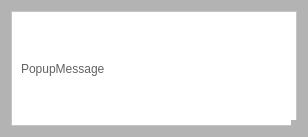
<?xml version="1.0" encoding="UTF-8"?>
<ui version="4.0">
 <class>PopupWidget</class>
 <widget class="QDialog" name="PopupWidget">
  <property name="windowModality">
   <enum>Qt::ApplicationModal</enum>
  </property>
  <property name="geometry">
   <rect>
    <x>0</x>
    <y>0</y>
    <width>308</width>
    <height>137</height>
   </rect>
  </property>
  <property name="sizePolicy">
   <sizepolicy hsizetype="Fixed" vsizetype="Expanding">
    <horstretch>0</horstretch>
    <verstretch>0</verstretch>
   </sizepolicy>
  </property>
  <property name="styleSheet">
   <string notr="true">border-color: rgb(134, 134, 134);
background-color: rgb(179, 179, 179);</string>
  </property>
  <property name="sizeGripEnabled">
   <bool>true</bool>
  </property>
  <property name="modal">
   <bool>true</bool>
  </property>
  <layout class="QGridLayout" name="gridLayout">
   <item row="0" column="0" colspan="2">
    <widget class="QFrame" name="frame">
     <property name="styleSheet">
      <string notr="true">background-color: rgb(255, 255, 255);</string>
     </property>
     <property name="frameShape">
      <enum>QFrame::StyledPanel</enum>
     </property>
     <property name="frameShadow">
      <enum>QFrame::Plain</enum>
     </property>
     <layout class="QGridLayout" name="gridLayout_2">
      <item row="2" column="2">
       <spacer name="verticalSpacer">
        <property name="orientation">
         <enum>Qt::Vertical</enum>
        </property>
        <property name="sizeHint" stdset="0">
         <size>
          <width>20</width>
          <height>40</height>
         </size>
        </property>
       </spacer>
      </item>
      <item row="1" column="2">
       <widget class="QPushButton" name="pushButton">
        <property name="sizePolicy">
         <sizepolicy hsizetype="Fixed" vsizetype="Fixed">
          <horstretch>0</horstretch>
          <verstretch>0</verstretch>
         </sizepolicy>
        </property>
        <property name="styleSheet">
         <string notr="true"/>
        </property>
        <property name="text">
         <string/>
        </property>
        <property name="icon">
         <iconset resource="dockwidgets.qrc">
          <normaloff>:/images/close.png</normaloff>:/images/close.png</iconset>
        </property>
        <property name="flat">
         <bool>true</bool>
        </property>
       </widget>
      </item>
      <item row="1" column="1" rowspan="2">
       <widget class="QLabel" name="label">
        <property name="styleSheet">
         <string notr="true">color: rgb(97, 97, 97);</string>
        </property>
        <property name="text">
         <string>PopupMessage</string>
        </property>
       </widget>
      </item>
     </layout>
    </widget>
   </item>
  </layout>
 </widget>
 <resources>
  <include location="dockwidgets.qrc"/>
 </resources>
 <connections/>
</ui>
